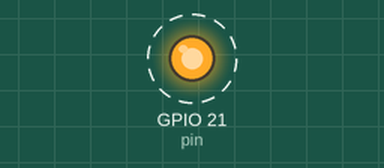
Simulated run of this program. Board: Raspberry Pi (BCM pin numbers). Parts: output pins drawn as LEDs (lit = HIGH). Dashed ring = blinking. At 5.0 s the program stops and its outputs stay as they are.

Above: at 0.12 s.
Timing chart, 0 to 3.0 s (numbered marks = the images above):
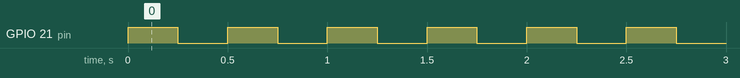

The program:

HelloWorldPi.py
```python
import RPi.GPIO as GPIO
import time

pin = 21
interations = 10
interval = .25

GPIO.setmode(GPIO.BCM)
GPIO.setwarnings(False)
GPIO.setup(pin, GPIO.OUT)

for x in range(1, interations+1):

    #print "Loop %d: LED on" % (x)
    GPIO.output(pin, GPIO.HIGH)
    time.sleep(interval)

    #print "Loop %d: LED off" % (x)
    GPIO.output(pin, GPIO.LOW)
    time.sleep(interval)
```

Measured:
- by itself, GPIO 21 (pin): alternates HIGH for 0.25 s and LOW for 0.25 s, 20 changes in all, then stays LOW
